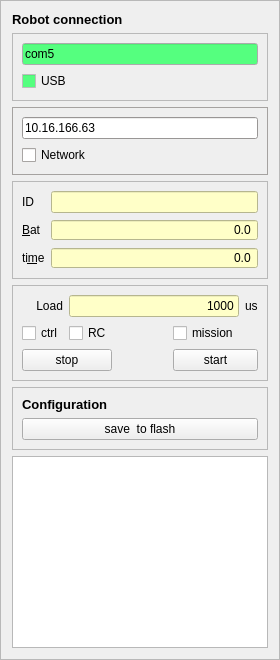
      <widget class="QFrame" name="frame_left">
       <property name="minimumSize">
        <size>
         <width>150</width>
         <height>0</height>
        </size>
       </property>
       <property name="maximumSize">
        <size>
         <width>350</width>
         <height>16777215</height>
        </size>
       </property>
       <property name="frameShape">
        <enum>QFrame::StyledPanel</enum>
       </property>
       <property name="frameShadow">
        <enum>QFrame::Raised</enum>
       </property>
       <layout class="QVBoxLayout" name="verticalLayout_17">
        <item>
         <widget class="QLabel" name="usb_port_label">
          <property name="font">
           <font>
            <pointsize>10</pointsize>
            <weight>75</weight>
            <bold>true</bold>
           </font>
          </property>
          <property name="text">
           <string notr="true">Robot connection</string>
          </property>
          <property name="buddy">
           <cstring>usb_device_name</cstring>
          </property>
         </widget>
        </item>
        <item>
         <widget class="QFrame" name="frame_usb_connect">
          <property name="enabled">
           <bool>true</bool>
          </property>
          <property name="palette">
           <palette>
            <active>
             <colorrole role="WindowText">
              <brush brushstyle="SolidPattern">
               <color alpha="255">
                <red>0</red>
                <green>0</green>
                <blue>0</blue>
               </color>
              </brush>
             </colorrole>
             <colorrole role="ButtonText">
              <brush brushstyle="SolidPattern">
               <color alpha="255">
                <red>0</red>
                <green>0</green>
                <blue>0</blue>
               </color>
              </brush>
             </colorrole>
             <colorrole role="Base">
              <brush brushstyle="SolidPattern">
               <color alpha="255">
                <red>85</red>
                <green>255</green>
                <blue>127</blue>
               </color>
              </brush>
             </colorrole>
             <colorrole role="Window">
              <brush brushstyle="SolidPattern">
               <color alpha="255">
                <red>170</red>
                <green>255</green>
                <blue>127</blue>
               </color>
              </brush>
             </colorrole>
             <colorrole role="AlternateBase">
              <brush brushstyle="SolidPattern">
               <color alpha="255">
                <red>85</red>
                <green>255</green>
                <blue>127</blue>
               </color>
              </brush>
             </colorrole>
            </active>
            <inactive>
             <colorrole role="WindowText">
              <brush brushstyle="SolidPattern">
               <color alpha="255">
                <red>0</red>
                <green>0</green>
                <blue>0</blue>
               </color>
              </brush>
             </colorrole>
             <colorrole role="ButtonText">
              <brush brushstyle="SolidPattern">
               <color alpha="255">
                <red>0</red>
                <green>0</green>
                <blue>0</blue>
               </color>
              </brush>
             </colorrole>
             <colorrole role="Base">
              <brush brushstyle="SolidPattern">
               <color alpha="255">
                <red>85</red>
                <green>255</green>
                <blue>127</blue>
               </color>
              </brush>
             </colorrole>
             <colorrole role="Window">
              <brush brushstyle="SolidPattern">
               <color alpha="255">
                <red>240</red>
                <green>240</green>
                <blue>240</blue>
               </color>
              </brush>
             </colorrole>
             <colorrole role="AlternateBase">
              <brush brushstyle="SolidPattern">
               <color alpha="255">
                <red>85</red>
                <green>255</green>
                <blue>127</blue>
               </color>
              </brush>
             </colorrole>
            </inactive>
            <disabled>
             <colorrole role="WindowText">
              <brush brushstyle="SolidPattern">
               <color alpha="255">
                <red>0</red>
                <green>0</green>
                <blue>0</blue>
               </color>
              </brush>
             </colorrole>
             <colorrole role="ButtonText">
              <brush brushstyle="SolidPattern">
               <color alpha="255">
                <red>0</red>
                <green>0</green>
                <blue>0</blue>
               </color>
              </brush>
             </colorrole>
             <colorrole role="Base">
              <brush brushstyle="SolidPattern">
               <color alpha="255">
                <red>170</red>
                <green>0</green>
                <blue>0</blue>
               </color>
              </brush>
             </colorrole>
             <colorrole role="Window">
              <brush brushstyle="SolidPattern">
               <color alpha="255">
                <red>255</red>
                <green>119</green>
                <blue>139</blue>
               </color>
              </brush>
             </colorrole>
             <colorrole role="AlternateBase">
              <brush brushstyle="SolidPattern">
               <color alpha="255">
                <red>85</red>
                <green>255</green>
                <blue>127</blue>
               </color>
              </brush>
             </colorrole>
            </disabled>
           </palette>
          </property>
          <property name="toolTip">
           <string notr="true">&lt;html&gt;&lt;head/&gt;&lt;body&gt;&lt;p&gt;&lt;span style=&quot; color:#00ff00;&quot;&gt;Green: OK, &lt;/span&gt;&lt;br/&gt;&lt;span style=&quot; color:#ffaa7f;&quot;&gt;Yellow/red: NO data from robot&lt;/span&gt;&lt;/p&gt;&lt;/body&gt;&lt;/html&gt;</string>
          </property>
          <property name="frameShape">
           <enum>QFrame::StyledPanel</enum>
          </property>
          <property name="frameShadow">
           <enum>QFrame::Plain</enum>
          </property>
          <layout class="QVBoxLayout" name="verticalLayout_15">
           <item>
            <widget class="QLineEdit" name="usb_device_name">
             <property name="toolTip">
              <string notr="true">&lt;html&gt;&lt;head/&gt;&lt;body&gt;&lt;p&gt;Name of device &lt;span style=&quot; font-style:italic;&quot;&gt;COMX &lt;/span&gt;on windows &lt;span style=&quot; font-style:italic;&quot;&gt;/dev/ttyACMX&lt;/span&gt; on linux&lt;/p&gt;&lt;/body&gt;&lt;/html&gt;</string>
             </property>
             <property name="text">
              <string extracomment="e.g. /dev/ttyACM0  or COM12">com5</string>
             </property>
            </widget>
           </item>
           <item>
            <widget class="QCheckBox" name="connect_usb">
             <property name="toolTip">
              <string>&lt;html&gt;&lt;head/&gt;&lt;body&gt;&lt;p&gt;When checked connection is attempted evert 2 seconds.&lt;/p&gt;&lt;/body&gt;&lt;/html&gt;</string>
             </property>
             <property name="text">
              <string>USB</string>
             </property>
            </widget>
           </item>
          </layout>
         </widget>
        </item>
        <item>
         <widget class="QFrame" name="frame_wifi_connect">
          <property name="enabled">
           <bool>true</bool>
          </property>
          <property name="palette">
           <palette>
            <active>
             <colorrole role="Window">
              <brush brushstyle="SolidPattern">
               <color alpha="255">
                <red>0</red>
                <green>255</green>
                <blue>0</blue>
               </color>
              </brush>
             </colorrole>
             <colorrole role="AlternateBase">
              <brush brushstyle="SolidPattern">
               <color alpha="255">
                <red>85</red>
                <green>255</green>
                <blue>127</blue>
               </color>
              </brush>
             </colorrole>
            </active>
            <inactive>
             <colorrole role="Window">
              <brush brushstyle="SolidPattern">
               <color alpha="255">
                <red>214</red>
                <green>210</green>
                <blue>208</blue>
               </color>
              </brush>
             </colorrole>
             <colorrole role="AlternateBase">
              <brush brushstyle="SolidPattern">
               <color alpha="255">
                <red>85</red>
                <green>255</green>
                <blue>127</blue>
               </color>
              </brush>
             </colorrole>
            </inactive>
            <disabled>
             <colorrole role="Window">
              <brush brushstyle="SolidPattern">
               <color alpha="255">
                <red>255</red>
                <green>0</green>
                <blue>0</blue>
               </color>
              </brush>
             </colorrole>
             <colorrole role="AlternateBase">
              <brush brushstyle="SolidPattern">
               <color alpha="255">
                <red>85</red>
                <green>255</green>
                <blue>127</blue>
               </color>
              </brush>
             </colorrole>
            </disabled>
           </palette>
          </property>
          <property name="toolTip">
           <string notr="true">&lt;html&gt;&lt;head/&gt;&lt;body&gt;&lt;p&gt;&lt;span style=&quot; color:#00ff00;&quot;&gt;Green: OK, &lt;/span&gt;&lt;br/&gt;&lt;span style=&quot; color:#ffaa7f;&quot;&gt;Yellow/red: NO data from robot&lt;/span&gt;&lt;/p&gt;&lt;/body&gt;&lt;/html&gt;</string>
          </property>
          <property name="frameShape">
           <enum>QFrame::StyledPanel</enum>
          </property>
          <property name="frameShadow">
           <enum>QFrame::Plain</enum>
          </property>
          <layout class="QVBoxLayout" name="verticalLayout_16">
           <item>
            <widget class="QLineEdit" name="wifi_host_name">
             <property name="toolTip">
              <string notr="true">&lt;html&gt;&lt;head/&gt;&lt;body&gt;&lt;p&gt;IP (or name ?) and optionally port number of robot (to be used at next connect)&lt;/p&gt;&lt;p&gt;e.g. connect to Vigga(37):&lt;br/&gt;&lt;span style=&quot; font-style:italic;&quot;&gt;10.16.166.37&lt;/span&gt;&lt;/p&gt;&lt;p&gt;at DTU on the device net IP is 10.16.166.XX, where XX is the robot number.&lt;/p&gt;&lt;p&gt;if using a RoboBot, then the robot name may be used (if on same local network), e.g.&lt;br/&gt;&lt;span style=&quot; font-style:italic;&quot;&gt;amanda.local (RoboBots do not connect to &amp;quot;device&amp;quot; network, and do not have an IP 10.16.166.xxx).&lt;/span&gt;&lt;/p&gt;&lt;p&gt;Default port is 24001 and is hard coded (in urobot.py)&lt;/p&gt;&lt;/body&gt;&lt;/html&gt;</string>
             </property>
             <property name="text">
              <string extracomment="e.g. /dev/ttyACM0  or COM12">10.16.166.63</string>
             </property>
            </widget>
           </item>
           <item>
            <widget class="QCheckBox" name="connect_wifi">
             <property name="toolTip">
              <string>&lt;html&gt;&lt;head/&gt;&lt;body&gt;&lt;p&gt;When checked network connection is attempted (once every 2 seconds).&lt;/p&gt;&lt;p&gt;If connected through a bridge (proxy), then '(brigde)' will be appended, this means that some new commands are available (try on-line help in debug pane).&lt;/p&gt;&lt;/body&gt;&lt;/html&gt;</string>
             </property>
             <property name="text">
              <string>Network</string>
             </property>
            </widget>
           </item>
          </layout>
         </widget>
        </item>
        <item>
         <widget class="QFrame" name="frame_batt_time">
          <property name="enabled">
           <bool>true</bool>
          </property>
          <property name="palette">
           <palette>
            <active>
             <colorrole role="WindowText">
              <brush brushstyle="SolidPattern">
               <color alpha="255">
                <red>0</red>
                <green>0</green>
                <blue>0</blue>
               </color>
              </brush>
             </colorrole>
             <colorrole role="ButtonText">
              <brush brushstyle="SolidPattern">
               <color alpha="255">
                <red>0</red>
                <green>0</green>
                <blue>0</blue>
               </color>
              </brush>
             </colorrole>
             <colorrole role="Base">
              <brush brushstyle="SolidPattern">
               <color alpha="255">
                <red>85</red>
                <green>255</green>
                <blue>127</blue>
               </color>
              </brush>
             </colorrole>
             <colorrole role="Window">
              <brush brushstyle="SolidPattern">
               <color alpha="255">
                <red>170</red>
                <green>255</green>
                <blue>127</blue>
               </color>
              </brush>
             </colorrole>
             <colorrole role="AlternateBase">
              <brush brushstyle="SolidPattern">
               <color alpha="255">
                <red>85</red>
                <green>255</green>
                <blue>127</blue>
               </color>
              </brush>
             </colorrole>
            </active>
            <inactive>
             <colorrole role="WindowText">
              <brush brushstyle="SolidPattern">
               <color alpha="255">
                <red>0</red>
                <green>0</green>
                <blue>0</blue>
               </color>
              </brush>
             </colorrole>
             <colorrole role="ButtonText">
              <brush brushstyle="SolidPattern">
               <color alpha="255">
                <red>0</red>
                <green>0</green>
                <blue>0</blue>
               </color>
              </brush>
             </colorrole>
             <colorrole role="Base">
              <brush brushstyle="SolidPattern">
               <color alpha="255">
                <red>85</red>
                <green>255</green>
                <blue>127</blue>
               </color>
              </brush>
             </colorrole>
             <colorrole role="Window">
              <brush brushstyle="SolidPattern">
               <color alpha="255">
                <red>240</red>
                <green>240</green>
                <blue>240</blue>
               </color>
              </brush>
             </colorrole>
             <colorrole role="AlternateBase">
              <brush brushstyle="SolidPattern">
               <color alpha="255">
                <red>85</red>
                <green>255</green>
                <blue>127</blue>
               </color>
              </brush>
             </colorrole>
            </inactive>
            <disabled>
             <colorrole role="WindowText">
              <brush brushstyle="SolidPattern">
               <color alpha="255">
                <red>0</red>
                <green>0</green>
                <blue>0</blue>
               </color>
              </brush>
             </colorrole>
             <colorrole role="ButtonText">
              <brush brushstyle="SolidPattern">
               <color alpha="255">
                <red>0</red>
                <green>0</green>
                <blue>0</blue>
               </color>
              </brush>
             </colorrole>
             <colorrole role="Base">
              <brush brushstyle="SolidPattern">
               <color alpha="255">
                <red>170</red>
                <green>0</green>
                <blue>0</blue>
               </color>
              </brush>
             </colorrole>
             <colorrole role="Window">
              <brush brushstyle="SolidPattern">
               <color alpha="255">
                <red>255</red>
                <green>119</green>
                <blue>139</blue>
               </color>
              </brush>
             </colorrole>
             <colorrole role="AlternateBase">
              <brush brushstyle="SolidPattern">
               <color alpha="255">
                <red>85</red>
                <green>255</green>
                <blue>127</blue>
               </color>
              </brush>
             </colorrole>
            </disabled>
           </palette>
          </property>
          <property name="toolTip">
           <string notr="true">&lt;html&gt;&lt;head/&gt;&lt;body&gt;&lt;p&gt;&lt;span style=&quot; color:#00ff00;&quot;&gt;Green: OK, &lt;/span&gt;&lt;br/&gt;&lt;span style=&quot; color:#ffaa7f;&quot;&gt;Yellow/red: NO data from robot&lt;/span&gt;&lt;/p&gt;&lt;/body&gt;&lt;/html&gt;</string>
          </property>
          <property name="frameShape">
           <enum>QFrame::StyledPanel</enum>
          </property>
          <property name="frameShadow">
           <enum>QFrame::Plain</enum>
          </property>
          <layout class="QGridLayout" name="gridLayout_10">
           <item row="1" column="0" colspan="2">
            <widget class="QLabel" name="label_15">
             <property name="text">
              <string>&amp;Bat</string>
             </property>
             <property name="buddy">
              <cstring>val_batt</cstring>
             </property>
            </widget>
           </item>
           <item row="1" column="2">
            <widget class="QDoubleSpinBox" name="val_batt">
             <property name="enabled">
              <bool>true</bool>
             </property>
             <property name="toolTip">
              <string notr="true">&lt;html&gt;&lt;head/&gt;&lt;body&gt;&lt;p&gt;Battery voltage as measured by the robot&lt;br/&gt;(11.1V nominal, 12.6 (fully charged) 10.0V battery flat (LiPo 3s).&lt;br/&gt;NB! Battery may not be discharged below 10V.&lt;/p&gt;&lt;p&gt;(On USB power only, battery voltage will be measured in range 0 - 4.5V).&lt;/p&gt;&lt;/body&gt;&lt;/html&gt;</string>
             </property>
             <property name="statusTip">
              <string notr="true"/>
             </property>
             <property name="styleSheet">
              <string notr="true">background-color: rgb(255, 255, 200);</string>
             </property>
             <property name="locale">
              <locale language="C" country="AnyCountry"/>
             </property>
             <property name="alignment">
              <set>Qt::AlignRight|Qt::AlignTrailing|Qt::AlignVCenter</set>
             </property>
             <property name="readOnly">
              <bool>true</bool>
             </property>
             <property name="buttonSymbols">
              <enum>QAbstractSpinBox::NoButtons</enum>
             </property>
             <property name="specialValueText">
              <string notr="true"/>
             </property>
             <property name="decimals">
              <number>1</number>
             </property>
             <property name="minimum">
              <double>-10000.000000000000000</double>
             </property>
             <property name="maximum">
              <double>100000.000000000000000</double>
             </property>
            </widget>
           </item>
           <item row="0" column="0">
            <widget class="QLabel" name="label_73">
             <property name="text">
              <string>ID</string>
             </property>
             <property name="buddy">
              <cstring>val_batt</cstring>
             </property>
            </widget>
           </item>
           <item row="0" column="2">
            <widget class="QLineEdit" name="robot_id_main">
             <property name="toolTip">
              <string>&lt;html&gt;&lt;head/&gt;&lt;body&gt;&lt;p&gt;Robot name and ID, if zero, then try to diconnect-reconnect, as the client may have missed the name.&lt;/p&gt;&lt;/body&gt;&lt;/html&gt;</string>
             </property>
             <property name="styleSheet">
              <string notr="true">background-color: rgb(255, 255, 200);</string>
             </property>
             <property name="alignment">
              <set>Qt::AlignRight|Qt::AlignTrailing|Qt::AlignVCenter</set>
             </property>
             <property name="readOnly">
              <bool>true</bool>
             </property>
            </widget>
           </item>
           <item row="2" column="2">
            <widget class="QDoubleSpinBox" name="main_time">
             <property name="enabled">
              <bool>true</bool>
             </property>
             <property name="toolTip">
              <string notr="true">Time since last start (seconds)</string>
             </property>
             <property name="statusTip">
              <string notr="true"/>
             </property>
             <property name="styleSheet">
              <string notr="true">background-color: rgb(255, 255, 200);</string>
             </property>
             <property name="locale">
              <locale language="C" country="AnyCountry"/>
             </property>
             <property name="alignment">
              <set>Qt::AlignRight|Qt::AlignTrailing|Qt::AlignVCenter</set>
             </property>
             <property name="readOnly">
              <bool>true</bool>
             </property>
             <property name="buttonSymbols">
              <enum>QAbstractSpinBox::NoButtons</enum>
             </property>
             <property name="specialValueText">
              <string notr="true"/>
             </property>
             <property name="decimals">
              <number>1</number>
             </property>
             <property name="minimum">
              <double>-10000.000000000000000</double>
             </property>
             <property name="maximum">
              <double>100000.000000000000000</double>
             </property>
            </widget>
           </item>
           <item row="2" column="0" colspan="2">
            <widget class="QLabel" name="label_39">
             <property name="text">
              <string>ti&amp;me</string>
             </property>
             <property name="buddy">
              <cstring>val_batt</cstring>
             </property>
            </widget>
           </item>
          </layout>
         </widget>
        </item>
        <item>
         <widget class="QFrame" name="frame_7">
          <property name="frameShape">
           <enum>QFrame::StyledPanel</enum>
          </property>
          <property name="frameShadow">
           <enum>QFrame::Sunken</enum>
          </property>
          <layout class="QGridLayout" name="gridLayout_7">
           <item row="1" column="0" colspan="2">
            <widget class="QCheckBox" name="main_ctrl_active">
             <property name="toolTip">
              <string>&lt;html&gt;&lt;head/&gt;&lt;body&gt;&lt;p&gt;Control is active (wheels are controlled)&lt;/p&gt;&lt;/body&gt;&lt;/html&gt;</string>
             </property>
             <property name="text">
              <string>ctrl</string>
             </property>
             <property name="tristate">
              <bool>true</bool>
             </property>
            </widget>
           </item>
           <item row="1" column="4">
            <widget class="QCheckBox" name="main_mission_state">
             <property name="toolTip">
              <string>&lt;html&gt;&lt;head/&gt;&lt;body&gt;&lt;p&gt;Shows that a mission is active.&lt;/p&gt;&lt;p&gt;Number is&lt;/p&gt;&lt;p&gt;0: not active&lt;/p&gt;&lt;p&gt;1: waiting 1 second to start&lt;/p&gt;&lt;p&gt;2: running mission line&lt;/p&gt;&lt;p&gt;6,7: listening to button (more button presses)&lt;/p&gt;&lt;p&gt;8: stop mission&lt;/p&gt;&lt;/body&gt;&lt;/html&gt;</string>
             </property>
             <property name="text">
              <string>mission</string>
             </property>
             <property name="tristate">
              <bool>true</bool>
             </property>
            </widget>
           </item>
           <item row="2" column="4" colspan="2">
            <widget class="QPushButton" name="main_start">
             <property name="text">
              <string>start</string>
             </property>
            </widget>
           </item>
           <item row="2" column="0" colspan="3">
            <widget class="QPushButton" name="main_stop">
             <property name="text">
              <string>stop</string>
             </property>
            </widget>
           </item>
           <item row="2" column="3">
            <spacer name="horizontalSpacer_3">
             <property name="orientation">
              <enum>Qt::Horizontal</enum>
             </property>
             <property name="sizeHint" stdset="0">
              <size>
               <width>4</width>
               <height>20</height>
              </size>
             </property>
            </spacer>
           </item>
           <item row="0" column="5">
            <widget class="QLabel" name="label_42">
             <property name="text">
              <string>us</string>
             </property>
            </widget>
           </item>
           <item row="1" column="2">
            <widget class="QCheckBox" name="main_remote_ctrl">
             <property name="toolTip">
              <string>&lt;html&gt;&lt;head/&gt;&lt;body&gt;&lt;p&gt;Remote control is active,&lt;/p&gt;&lt;p&gt;and mission paused.&lt;/p&gt;&lt;/body&gt;&lt;/html&gt;</string>
             </property>
             <property name="text">
              <string>RC</string>
             </property>
             <property name="tristate">
              <bool>true</bool>
             </property>
            </widget>
           </item>
           <item row="0" column="0" colspan="2">
            <widget class="QLabel" name="label_16">
             <property name="text">
              <string>Load</string>
             </property>
             <property name="alignment">
              <set>Qt::AlignRight|Qt::AlignTrailing|Qt::AlignVCenter</set>
             </property>
            </widget>
           </item>
           <item row="0" column="2" colspan="3">
            <widget class="QLineEdit" name="cpu_load">
             <property name="sizePolicy">
              <sizepolicy hsizetype="Expanding" vsizetype="Fixed">
               <horstretch>0</horstretch>
               <verstretch>0</verstretch>
              </sizepolicy>
             </property>
             <property name="toolTip">
              <string>&lt;html&gt;&lt;head/&gt;&lt;body&gt;&lt;p&gt;Mission load. Value is in micro seconds (us).&lt;/p&gt;&lt;p&gt;Show how much of the 1000 us available that is used.&lt;/p&gt;&lt;/body&gt;&lt;/html&gt;</string>
             </property>
             <property name="styleSheet">
              <string notr="true">background-color: rgb(255, 255, 200);</string>
             </property>
             <property name="text">
              <string>1000</string>
             </property>
             <property name="alignment">
              <set>Qt::AlignRight|Qt::AlignTrailing|Qt::AlignVCenter</set>
             </property>
            </widget>
           </item>
          </layout>
         </widget>
        </item>
        <item>
         <widget class="QFrame" name="frame_14">
          <property name="frameShape">
           <enum>QFrame::StyledPanel</enum>
          </property>
          <property name="frameShadow">
           <enum>QFrame::Sunken</enum>
          </property>
          <layout class="QVBoxLayout" name="verticalLayout_2">
           <item>
            <widget class="QLabel" name="label_50">
             <property name="font">
              <font>
               <pointsize>10</pointsize>
               <weight>75</weight>
               <bold>true</bold>
              </font>
             </property>
             <property name="text">
              <string>Configuration</string>
             </property>
            </widget>
           </item>
           <item>
            <widget class="QPushButton" name="config_robot_save">
             <property name="toolTip">
              <string notr="true">&lt;html&gt;&lt;head/&gt;&lt;body&gt;&lt;p&gt;Save (most) settings from robot RAM to robot flash.&lt;br/&gt;Flash settings are loaded after a REBOOT (power cycle).&lt;/p&gt;&lt;/body&gt;&lt;/html&gt;</string>
             </property>
             <property name="text">
              <string>save  to flash</string>
             </property>
            </widget>
           </item>
          </layout>
         </widget>
        </item>
        <item>
         <widget class="QPlainTextEdit" name="Main_status_log">
          <property name="toolTip">
           <string>&lt;html&gt;&lt;head/&gt;&lt;body&gt;&lt;p&gt;Same status as in the &amp;quot;debug&amp;quot; tab.&lt;/p&gt;&lt;/body&gt;&lt;/html&gt;</string>
          </property>
          <property name="horizontalScrollBarPolicy">
           <enum>Qt::ScrollBarAlwaysOff</enum>
          </property>
          <property name="lineWrapMode">
           <enum>QPlainTextEdit::NoWrap</enum>
          </property>
         </widget>
        </item>
       </layout>
      </widget>
